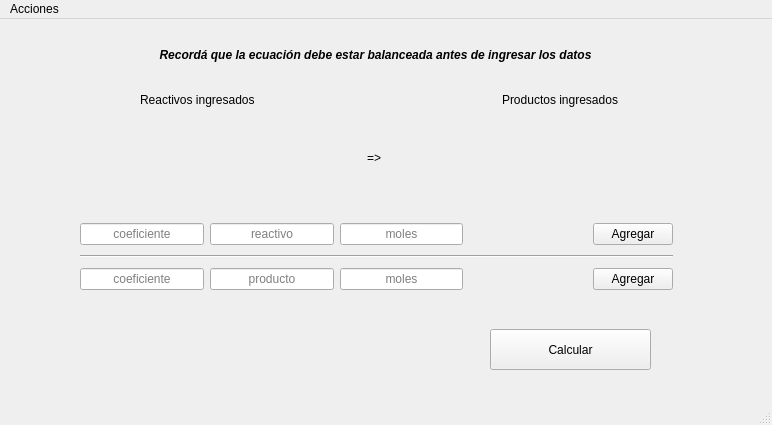
<?xml version="1.0" encoding="UTF-8"?>
<ui version="4.0">
 <class>MainWindow</class>
 <widget class="QMainWindow" name="MainWindow">
  <property name="geometry">
   <rect>
    <x>0</x>
    <y>0</y>
    <width>772</width>
    <height>425</height>
   </rect>
  </property>
  <property name="minimumSize">
   <size>
    <width>772</width>
    <height>425</height>
   </size>
  </property>
  <property name="maximumSize">
   <size>
    <width>772</width>
    <height>425</height>
   </size>
  </property>
  <property name="font">
   <font>
    <kerning>true</kerning>
   </font>
  </property>
  <property name="windowTitle">
   <string>Calculadora de reactivo limitante</string>
  </property>
  <property name="tabShape">
   <enum>QTabWidget::Rounded</enum>
  </property>
  <widget class="QWidget" name="centralwidget">
   <widget class="QPushButton" name="calcular">
    <property name="geometry">
     <rect>
      <x>490</x>
      <y>310</y>
      <width>161</width>
      <height>41</height>
     </rect>
    </property>
    <property name="text">
     <string>Calcular</string>
    </property>
   </widget>
   <widget class="QLabel" name="recordatorio">
    <property name="geometry">
     <rect>
      <x>40</x>
      <y>10</y>
      <width>671</width>
      <height>51</height>
     </rect>
    </property>
    <property name="font">
     <font>
      <weight>75</weight>
      <italic>true</italic>
      <bold>true</bold>
      <kerning>true</kerning>
     </font>
    </property>
    <property name="text">
     <string>Recordá que la ecuación debe estar balanceada antes de ingresar los datos</string>
    </property>
    <property name="alignment">
     <set>Qt::AlignCenter</set>
    </property>
   </widget>
   <widget class="QLabel" name="resultado">
    <property name="geometry">
     <rect>
      <x>40</x>
      <y>310</y>
      <width>411</width>
      <height>41</height>
     </rect>
    </property>
    <property name="font">
     <font>
      <pointsize>13</pointsize>
      <kerning>true</kerning>
     </font>
    </property>
    <property name="text">
     <string/>
    </property>
   </widget>
   <widget class="QLabel" name="reactivos_ingresados">
    <property name="geometry">
     <rect>
      <x>40</x>
      <y>120</y>
      <width>300</width>
      <height>40</height>
     </rect>
    </property>
    <property name="text">
     <string/>
    </property>
    <property name="alignment">
     <set>Qt::AlignRight|Qt::AlignTrailing|Qt::AlignVCenter</set>
    </property>
   </widget>
   <widget class="QWidget" name="layoutWidget">
    <property name="geometry">
     <rect>
      <x>80</x>
      <y>200</y>
      <width>593</width>
      <height>77</height>
     </rect>
    </property>
    <layout class="QVBoxLayout" name="verticalLayout">
     <item>
      <layout class="QHBoxLayout" name="horizontalLayout_2">
       <item>
        <widget class="QLineEdit" name="reac_coeficiente">
         <property name="alignment">
          <set>Qt::AlignCenter</set>
         </property>
         <property name="placeholderText">
          <string>coeficiente</string>
         </property>
        </widget>
       </item>
       <item>
        <widget class="QLineEdit" name="reac_formula">
         <property name="alignment">
          <set>Qt::AlignCenter</set>
         </property>
         <property name="placeholderText">
          <string>reactivo</string>
         </property>
        </widget>
       </item>
       <item>
        <widget class="QLineEdit" name="reac_moles">
         <property name="alignment">
          <set>Qt::AlignCenter</set>
         </property>
         <property name="placeholderText">
          <string>moles</string>
         </property>
        </widget>
       </item>
       <item>
        <spacer name="horizontalSpacer_3">
         <property name="orientation">
          <enum>Qt::Horizontal</enum>
         </property>
         <property name="sizeHint" stdset="0">
          <size>
           <width>40</width>
           <height>20</height>
          </size>
         </property>
        </spacer>
       </item>
       <item>
        <widget class="QPushButton" name="agregar_reactivo">
         <property name="sizePolicy">
          <sizepolicy hsizetype="Fixed" vsizetype="Fixed">
           <horstretch>0</horstretch>
           <verstretch>0</verstretch>
          </sizepolicy>
         </property>
         <property name="text">
          <string>Agregar</string>
         </property>
        </widget>
       </item>
      </layout>
     </item>
     <item>
      <widget class="Line" name="line">
       <property name="orientation">
        <enum>Qt::Horizontal</enum>
       </property>
      </widget>
     </item>
     <item>
      <layout class="QHBoxLayout" name="horizontalLayout">
       <item>
        <widget class="QLineEdit" name="prod_coeficiente">
         <property name="alignment">
          <set>Qt::AlignCenter</set>
         </property>
         <property name="placeholderText">
          <string>coeficiente</string>
         </property>
        </widget>
       </item>
       <item>
        <widget class="QLineEdit" name="prod_formula">
         <property name="alignment">
          <set>Qt::AlignCenter</set>
         </property>
         <property name="placeholderText">
          <string>producto</string>
         </property>
        </widget>
       </item>
       <item>
        <widget class="QLineEdit" name="prod_moles">
         <property name="alignment">
          <set>Qt::AlignCenter</set>
         </property>
         <property name="placeholderText">
          <string>moles</string>
         </property>
        </widget>
       </item>
       <item>
        <spacer name="horizontalSpacer_4">
         <property name="orientation">
          <enum>Qt::Horizontal</enum>
         </property>
         <property name="sizeHint" stdset="0">
          <size>
           <width>40</width>
           <height>20</height>
          </size>
         </property>
        </spacer>
       </item>
       <item>
        <widget class="QPushButton" name="agregar_producto">
         <property name="sizePolicy">
          <sizepolicy hsizetype="Fixed" vsizetype="Fixed">
           <horstretch>0</horstretch>
           <verstretch>0</verstretch>
          </sizepolicy>
         </property>
         <property name="text">
          <string>Agregar</string>
         </property>
        </widget>
       </item>
      </layout>
     </item>
    </layout>
   </widget>
   <widget class="QLabel" name="productos_ingresados">
    <property name="geometry">
     <rect>
      <x>410</x>
      <y>120</y>
      <width>300</width>
      <height>40</height>
     </rect>
    </property>
    <property name="text">
     <string/>
    </property>
   </widget>
   <widget class="QLabel" name="es_igual">
    <property name="geometry">
     <rect>
      <x>340</x>
      <y>130</y>
      <width>68</width>
      <height>17</height>
     </rect>
    </property>
    <property name="text">
     <string>=&gt;</string>
    </property>
    <property name="alignment">
     <set>Qt::AlignCenter</set>
    </property>
   </widget>
   <widget class="QWidget" name="">
    <property name="geometry">
     <rect>
      <x>140</x>
      <y>70</y>
      <width>478</width>
      <height>22</height>
     </rect>
    </property>
    <layout class="QHBoxLayout" name="horizontalLayout_3">
     <item>
      <widget class="QLabel" name="etiqueta_reactivos">
       <property name="text">
        <string>Reactivos ingresados</string>
       </property>
      </widget>
     </item>
     <item>
      <spacer name="horizontalSpacer">
       <property name="orientation">
        <enum>Qt::Horizontal</enum>
       </property>
       <property name="sizeHint" stdset="0">
        <size>
         <width>168</width>
         <height>20</height>
        </size>
       </property>
      </spacer>
     </item>
     <item>
      <widget class="QLabel" name="etiqueta_productos">
       <property name="text">
        <string>Productos ingresados</string>
       </property>
      </widget>
     </item>
    </layout>
   </widget>
  </widget>
  <widget class="QMenuBar" name="menubar">
   <property name="geometry">
    <rect>
     <x>0</x>
     <y>0</y>
     <width>772</width>
     <height>31</height>
    </rect>
   </property>
   <widget class="QMenu" name="menuAcciones">
    <property name="title">
     <string>Acciones</string>
    </property>
    <addaction name="actionLimpiar"/>
   </widget>
   <addaction name="menuAcciones"/>
  </widget>
  <widget class="QStatusBar" name="statusbar"/>
  <action name="actionLimpiar">
   <property name="text">
    <string>&amp;Limpiar</string>
   </property>
   <property name="toolTip">
    <string>Limpiar pantalla</string>
   </property>
   <property name="shortcut">
    <string>Ctrl+L</string>
   </property>
  </action>
  <action name="actionIngresar_productos">
   <property name="text">
    <string>&amp;Productos</string>
   </property>
   <property name="toolTip">
    <string>Ingrese productos de la reacción</string>
   </property>
   <property name="shortcut">
    <string>Ctrl+P</string>
   </property>
  </action>
 </widget>
 <tabstops>
  <tabstop>reac_coeficiente</tabstop>
  <tabstop>reac_formula</tabstop>
  <tabstop>reac_moles</tabstop>
  <tabstop>agregar_reactivo</tabstop>
  <tabstop>prod_coeficiente</tabstop>
  <tabstop>prod_formula</tabstop>
  <tabstop>prod_moles</tabstop>
  <tabstop>agregar_producto</tabstop>
  <tabstop>calcular</tabstop>
 </tabstops>
 <resources/>
 <connections/>
</ui>
